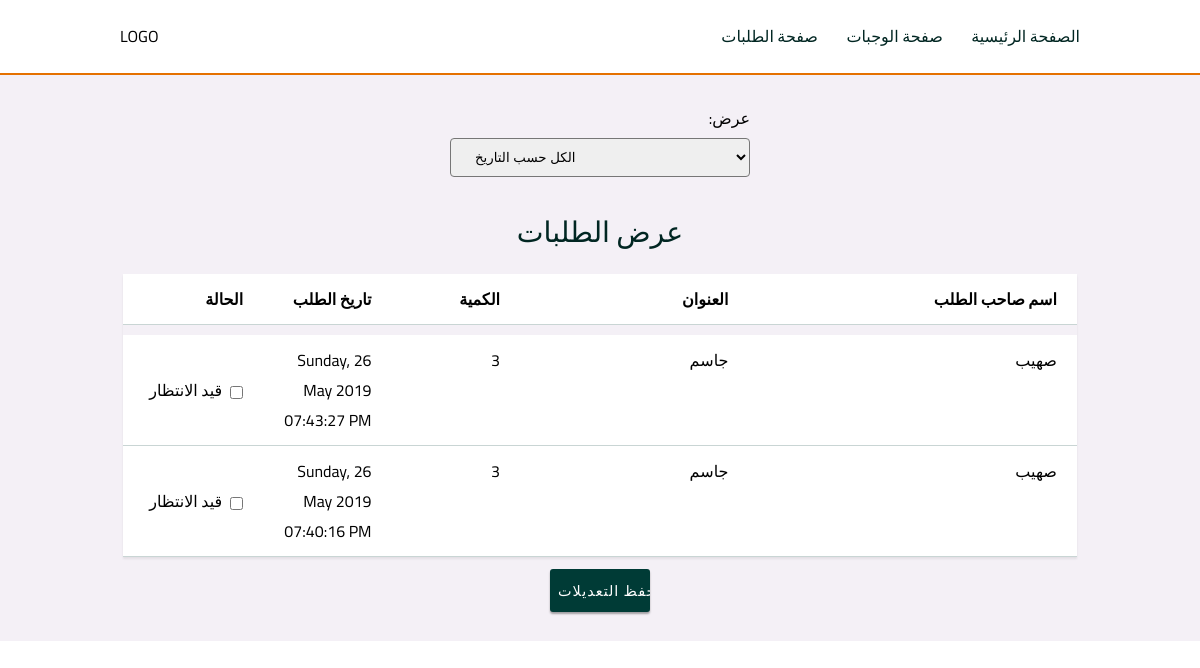
The page /admin/requests on the database as committed earlier.
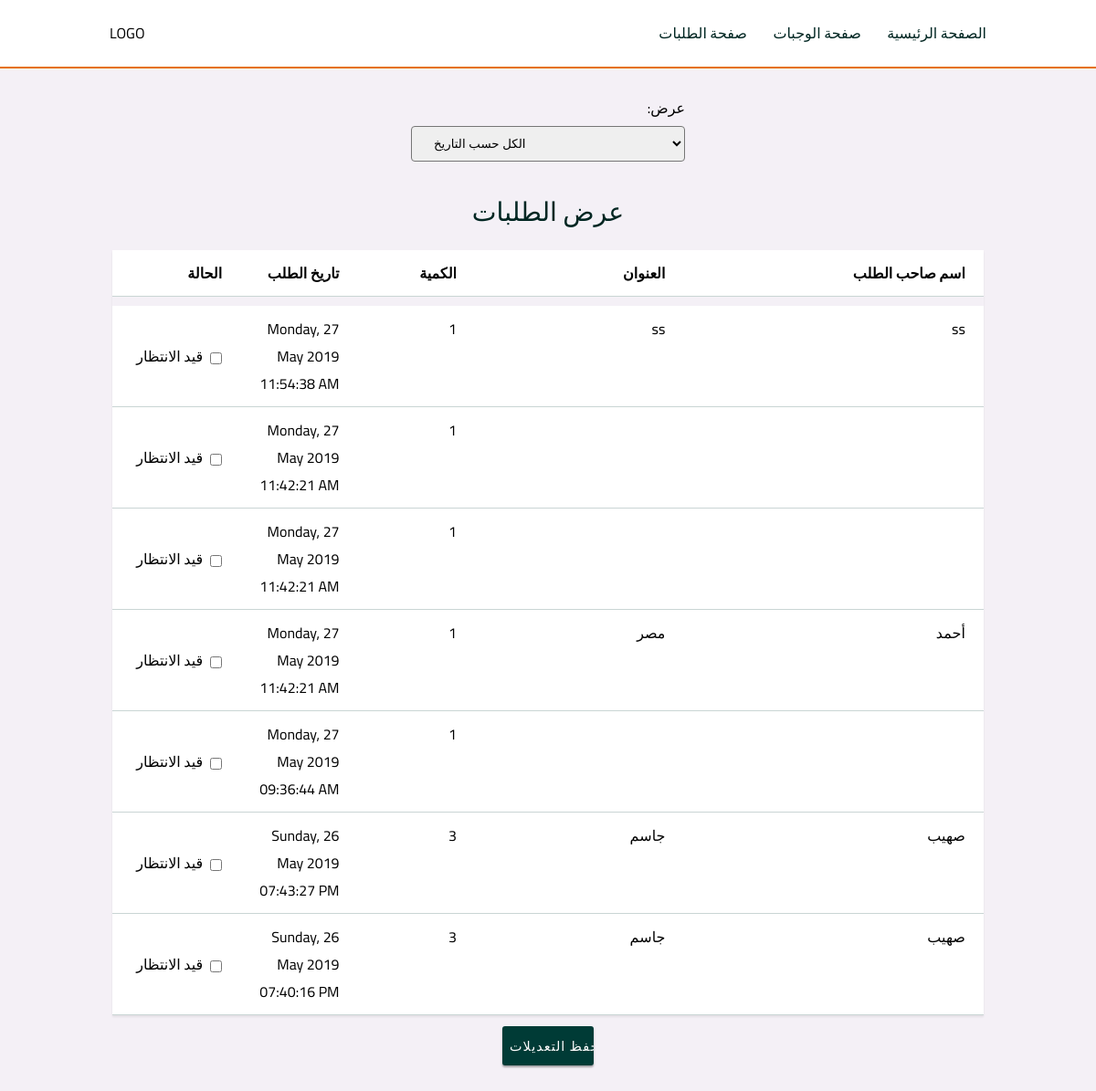
The same page on the database as committed later.
### main.py (models this page shows)
class Requests(db.Model):
    id = db.Column(db.Integer, primary_key=True, autoincrement=True)
    name_user = db.Column(db.String(50), nullable=False)
    address = db.Column(db.Text, nullable=False)
    is_active = db.Column(db.Boolean, default=False)
    amount = db.Column(db.Integer, default=1)
    request_date = db.Column(db.DateTime(
        timezone=True), default=datetime.now())
    delivery_date = db.Column(db.DateTime(
        timezone=True), onupdate=datetime.now())
    meal_id = db.Column(db.Integer, db.ForeignKey('meals.id'))

### main.py (the view)
@app.route('/admin/requests', methods=['GET', 'POST'])
def requests():
    if request.method == 'POST':
        if request.form['search-request'] == 'ok':
            requests = o.get_all_requests_by_date('ok')
            value = 'ok'
            return render_template('show-request-for-admin.html', requests=requests, value=value)
        elif request.form['search-request'] == 'waiting':
            requests = o.get_all_requests_by_date('waiting')
            value = 'waiting'
            return render_template('show-request-for-admin.html', requests=requests, value=value)
        else:
            requests = o.get_all_requests_by_date()
            value = 'date'
            return render_template('show-request-for-admin.html', requests=requests, value=value)
    elif request.method == 'GET':
        requests = o.get_all_requests_by_date()
        value = 'date'
        return render_template('show-request-for-admin.html', requests=requests, value=value)

### main.py (called while the page is built)
    def get_all_requests_by_date(self, filter_by=None):
        if filter_by == 'ok':
            x = Requests.query.filter_by(is_active=True).order_by(
                Requests.request_date.desc()).all()
        elif filter_by == 'waiting':
            x = Requests.query.filter_by(is_active=False).order_by(
                Requests.request_date.desc()).all()
        else:
            x = Requests.query.order_by(Requests.request_date.desc()).all()
        return x

### templates/show-request-for-admin.html (shortened to what this page needs)
<!DOCTYPE html>
<html lang="en">
  <head>
    <link
      href="{{ url_for('static', filename='style/style.css') }}"
      rel="stylesheet"
    />
  </head>
  <body
    onload="document.getElementById('search-request').value = '{{ value }}'"
  >
    <header id="header">
      <p>LOGO</p>
      <nav class="header-nav">
        <a href="/">الصفحة الرئيسية</a>
        <a href="#">صفحة الوجبات</a>
        <a href="/admin/requests">صفحة الطلبات</a>
      </nav>
    </header>
    <main id="main-request">
      <form
        class="search-request-form"
        action="{{ url_for('requests') }}"
        method="POST"
      >
        <div>
          <label for="search-request">:عرض</label>
          <select
            name="search-request"
            id="search-request"
            onchange="this.form.submit();"
          >
            <option value="date">الكل حسب التاريخ</option>
          </select>
        </div>
      </form>
      <p>عرض الطلبات</p>
      <form action="{{ url_for('requests') }}" method="POST">
        <section class="request-table">
          <div class="request-table-header">
            <p>الحالة</p>
            <p>تاريخ الطلب</p>
            <p>الكمية</p>
            <p>العنوان</p>
            <p>اسم صاحب الطلب</p>
          </div>
          {% for request in requests %}
          <div>
            <div class="checkbox-status-form">
              {% if request.is_active == True %}
              <p id="{{ request.id }}">تم</p>
              <input
                type="checkbox"
                id="{{ request.id }}g"
                onchange="on_active('{{ request.id }}')"
                value="False"
                name="checkbox-status-form-{{ request.id }}"
                checked
              />
              {% else %}
              <p id="{{ request.id }}">قيد الانتظار</p>
              <input
                type="checkbox"
                id="{{ request.id }}g"
                onchange="on_active('{{ request.id }}')"
                value="False"
                name="checkbox-status-form-{{ request.id }}"
              />
              {% endif %}
            </div>
            <p>
              {{ request.request_date.strftime("%A, %d %B %Y %I:%M:%S %p") }}
            </p>
            <p>{{ request.amount }}</p>
            <p>{{ request.address }}</p>
            <p>{{ request.name_user }}</p>
          </div>
          {% endfor %}
        </section>
        <input type="submit" value="حفظ التعديلات" class="btn-edit" />
      </form>
    </main>
  </body>
</html>

Rows that differ between the two databases and show on the page:
added Requests: request_date "Monday, 27 May 2019 11:54:38 AM", amount "1", address "ss", name_user "ss"
added Requests: request_date "Monday, 27 May 2019 11:42:21 AM", amount "1"
added Requests: request_date "Monday, 27 May 2019 11:42:21 AM", amount "1"
added Requests: request_date "Monday, 27 May 2019 11:42:21 AM", amount "1", address "مصر", name_user "أحمد"
added Requests: request_date "Monday, 27 May 2019 09:36:44 AM", amount "1"
